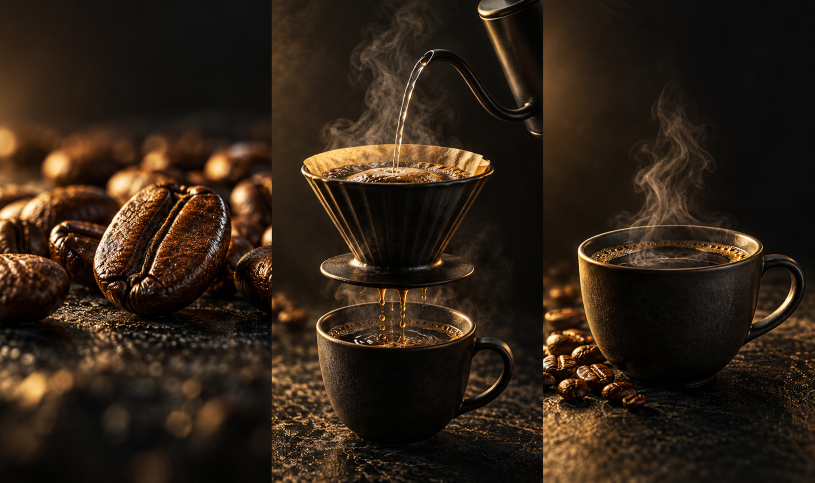
#> input picture demo/assets/coffee-cinema-master.png, 1629 x 965 px (shown at 1/2 size)
$ python build_cinema.py
#> lines starting #> are read from the running program, lines starting #| are printed output that depends on the picture
### demo/motion_engine.py
"""Subpixel video camera and composited motion. Outputs video, never edits image assets."""
import json, math, subprocess
from pathlib import Path
import cv2
import numpy as np
ROOT=Path(__file__).resolve().parent
FPS=30; W,H=720,1280
def render_shots():
    master=cv2.imread(str(ROOT/'assets/coffee-cinema-master.png'))
#> master is the input picture: shape (965, 1629, 3); mean B, G, R 22.2, 34.3, 47.6
    if master is None: raise ValueError('Missing master')
    panels=np.array_split(master,3,axis=1)
#> panels = 3 items
    yy,xx=np.mgrid[0:H,0:W].astype(np.float32)
    trajectories=[]
    for index,panel in enumerate(panels):
        base=cv2.resize(panel,(W,H),interpolation=cv2.INTER_CUBIC)
        cmd=['ffmpeg','-v','error','-y','-f','rawvideo','-pix_fmt','bgr24','-s',f'{W}x{H}','-r',str(FPS),'-i','-','-an','-c:v','libx264','-preset','fast','-crf','18','-pix_fmt','yuv420p',str(ROOT/f'media-build/shot-{index}.mp4')]
        proc=subprocess.Popen(cmd,stdin=subprocess.PIPE)
        positions=[]
        for n in range(150):
            t=n/FPS; u=n/149; ease=u*u*(3-2*u)
            z=1.015+.105*ease
            dx=(index-1)*5*ease; dy=-5*ease
            mat=np.float32([[z,0,(1-z)*W/2+dx],[0,z,(1-z)*H/2+dy]])
            frame=cv2.warpAffine(base,mat,(W,H),flags=cv2.INTER_CUBIC,borderMode=cv2.BORDER_REFLECT_101)
            if index in (1,2):
                # Distort the smoke region gently, never the cup/dripper silhouette.
                center=370 if index==2 else 290
                upper=np.exp(-((xx-center)/135)**2)*np.clip((690-yy)/190,0,1)*np.clip((yy-110)/120,0,1)
                mx=xx+np.sin(yy*.014+t*1.2)*6*upper
                my=yy+np.sin(xx*.016-t*.9)*3*upper
                frame=cv2.remap(frame,mx.astype(np.float32),my.astype(np.float32),cv2.INTER_CUBIC,borderMode=cv2.BORDER_REFLECT_101)
                steam=np.zeros((H,W),np.float32)
                for k in range(3):
                    bottom=690 if index==2 else 550
                    for step in range(160):
                        h=step*2.8; y=bottom-h
                        x=center+math.sin(h*.018-t*1.7+k*1.5)*(10+h*.045)+(k-1)*19
                        strength=.15*math.sin(math.pi*step/160)**1.2*(.65+.35*math.sin(t*1.6+k))
                        cv2.circle(steam,(int(x),int(y)),6+int(h*.015),strength,-1)
                steam=cv2.GaussianBlur(steam,(0,0),8)
                frame=np.clip(frame.astype(np.float32)+steam[:,:,None]*np.array([90,110,130],np.float32),0,255).astype(np.uint8)
            if index==1:
                # Light travels along the photographed water stream, implying flow.
                glow=np.zeros((H,W),np.float32)
                for k in range(5):
                    q=(t*.75+k/5)%1
                    x=359-51*q; y=198+295*q
                    cv2.ellipse(glow,(int(x),int(y)),(2,10),-10,0,360,.10,-1)
                glow=cv2.GaussianBlur(glow,(0,0),2)
                frame=np.clip(frame.astype(np.float32)+glow[:,:,None]*145,0,255).astype(np.uint8)
            proc.stdin.write(frame.tobytes())
            positions.append({'frame':n,'zoom':z,'dx':dx,'dy':dy})
        proc.stdin.close()
        if proc.wait(): raise RuntimeError('Motion video encoding failed')
        velocity=np.diff([p['zoom'] for p in positions])
        trajectories.append({'shot':index,'frames':150,'effects':['subpixel_eased_camera']+(['animated_steam'] if index>0 else [])+(['flow_highlights'] if index==1 else []),'max_zoom_acceleration':float(np.max(np.abs(np.diff(velocity)))),'camera_positions':positions})
#> this loop made 1 pass
#> pass 1, in render_shots, `base=cv2.resize(panel,(W,H),interpolation=cv2.INTER_CUBIC)`:
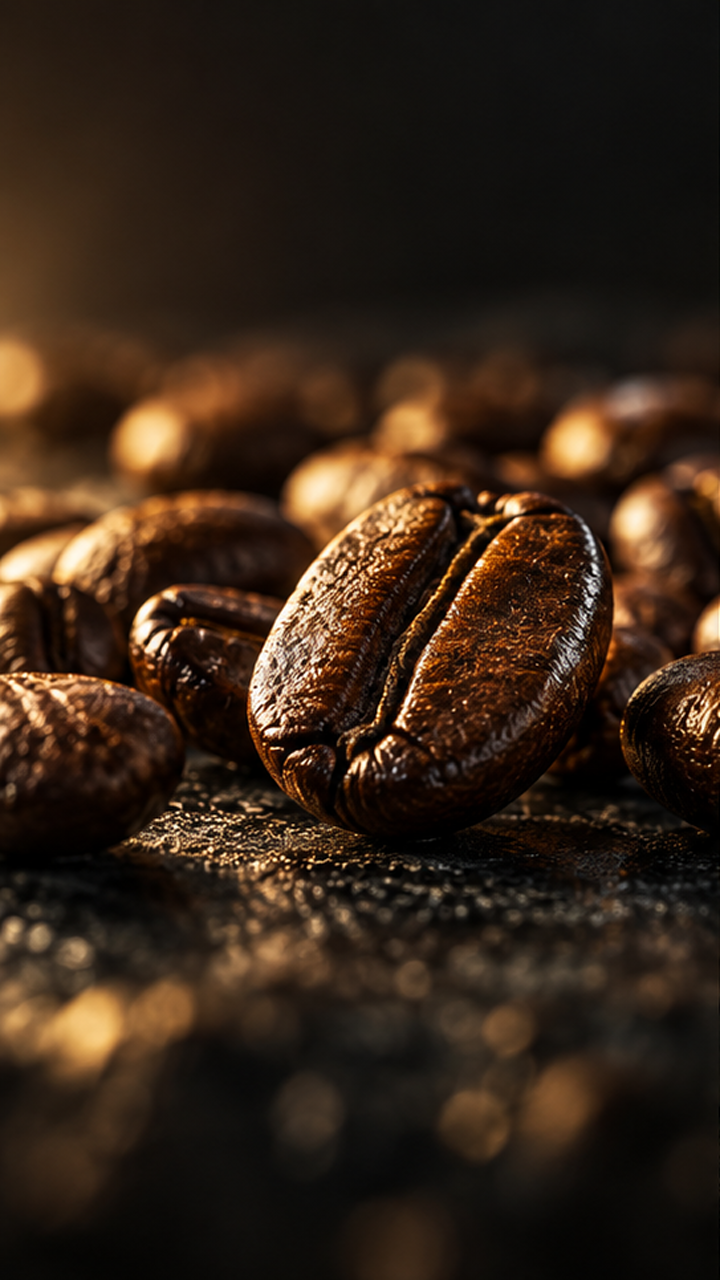
#> base: shape (1280, 720, 3); mean of channels 0, 1, 2 23.9, 37.2, 54; drawn as B, G, R
#> after the loop, trajectories = []
    (ROOT/'media-build/motion-traces.json').write_text(json.dumps(trajectories,indent=2),encoding='utf-8')
    print('3 motion shots rendered at 30fps with continuous subpixel camera',flush=True)

### demo/build_cinema.py
"""Make a cinematic video from the generated master; FFmpeg video transforms only."""
from pathlib import Path
import array, json, math, subprocess, wave
from motion_engine import render_shots
ROOT=Path(__file__).resolve().parent; ASSETS=ROOT/'assets'; BUILD=ROOT/'media-build'; BUILD.mkdir(exist_ok=True)
def run(args):
    p=subprocess.run(['ffmpeg','-hide_banner','-loglevel','error','-y',*args],cwd=ROOT,capture_output=True)
    if p.returncode: raise RuntimeError(p.stderr.decode('utf-8','replace')[-2500:])
# Original warm piano-like ambient composition, deterministic additive synthesis.
rate=48000; duration=14
notes=[(0,130.81),(0.1,196),(1.5,261.63),(3,329.63),(4.5,146.83),(5,220),(6.5,293.66),(8,349.23),(9,130.81),(9.2,196),(10.5,261.63),(12,329.63)]
samples=array.array('h')
for i in range(rate*duration):
    t=i/rate; value=0
    for start,f in notes:
        dt=t-start
        if 0<=dt<7:
            env=(1-math.exp(-dt*45))*math.exp(-dt*.62)
            value+=env*(math.sin(2*math.pi*f*dt)+.32*math.sin(2*math.pi*f*2.001*dt)+.1*math.sin(2*math.pi*f*3.004*dt))*.075
    fade=min(1,t/1.2,(duration-t)/2);samples.append(int(max(-.9,min(.9,value*max(0,fade)))*32767))
with wave.open(str(BUILD/'score.wav'),'wb') as out: out.setnchannels(1);out.setsampwidth(2);out.setframerate(rate);out.writeframes(samples.tobytes())
#> (the run stopped early here; a loop or call above may not have finished)
